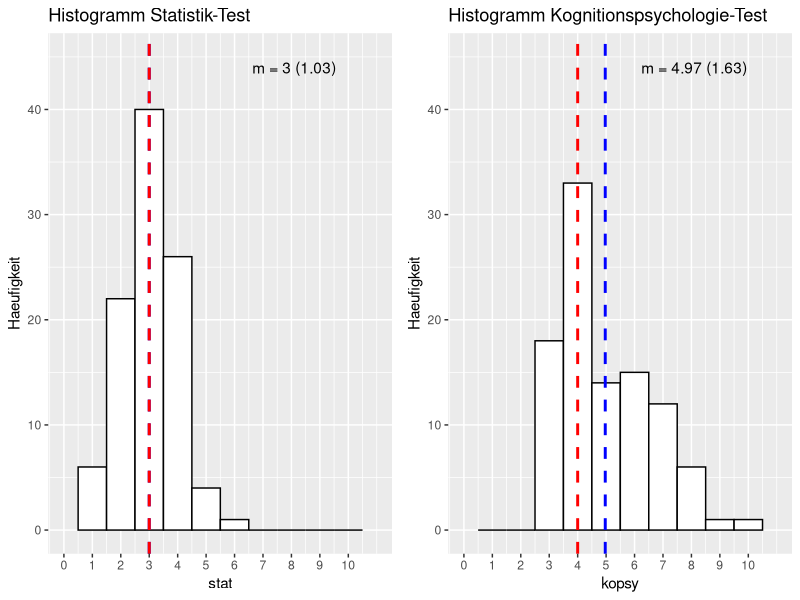

The R source for this figure:
##################################################################
#
# 03_Univariate deskriptive Statistik 2
# Histogramme zum Test
#
# Albert-Ludwigs-Universität Freiburg
# Institut für Erziehungswissenschaft
# SS 2014
# Studienfach: Bildungswissenschaft und Bildungsmanagement (B.A.)
# Seminar: Statistik I
# 24.05.2014
#
###################################################################


# Packete laden
library(ggplot2)
library(gridExtra)

# Working-Directory bestimmen
setwd("C:/Users/Christian/Dropbox/Christian_HiWi/_Statistik I_Tutorat/03_Univariate deskriptive Statistik 2/Tutorat")

# Daten laden
test <- read.table("03_daten.txt", header = T)

# Histogramm Statistik-Test
statHist <- ggplot(test, aes(stat)) + geom_histogram(binwidth = 1, colour = "black", fill = "white") + geom_vline(aes(xintercept = mean(stat)), color = "blue", linetype = "dashed", size = 1) + geom_vline(aes(xintercept = median(stat)), colour = "red", linetype = "dashed", size = 1) + scale_y_continuous(limits=c(0, 45)) + scale_x_continuous(limits=c(0,11), breaks=0:10) + labs(title = "Histogramm Statistik-Test", x = "stat", y = "Haeufigkeit") + annotate("text", x = 8.1, y = 44, label = "m = 3 (1.03)")

# Histogramm Kognitionspsychologie-Test
kopsyHist <- ggplot(test, aes(kopsy)) + geom_histogram(binwidth = 1, colour = "black", fill = "white") + geom_vline(aes(xintercept = mean(kopsy)), colour = "blue", linetype = "dashed", size = 1) + geom_vline(aes(xintercept = median(kopsy)), colour = "red", linetype = "dashed", size = 1) + scale_y_continuous(limits=c(0, 45)) + scale_x_continuous(limits=c(0,11), breaks=0:10) + labs(title = "Histogramm Kognitionspsychologie-Test", x = "kopsy", y = "Haeufigkeit") + annotate("text", x = 8.1, y = 44, label = "m = 4.97 (1.63)")

# Histogramm in einer Grafik anzeigen
grid.arrange(statHist, kopsyHist, ncol = 2)

